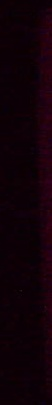
#> input picture Recorte_imagen/imagen0.jpg, 52 x 405 px, found by its file name; its folder holds only this picture in this run
$ python escalagrises.py   (older library calls are emulated)
#> lines starting #> are read from the running program, lines starting #| are printed output that depends on the picture; after the words box and inside, x2 and y2 are one past the last pixel; in counts of white or black regions, pixels touching at a corner belong together
import numpy as np
import cv2
import mahotas as mt
import os
import pandas as pd
from math import tan

#se declara varible que contien la carpeta donde se tienes las imagenes capturadas
pathInput = "D:\\PROGRAMA_TESIS\\Recorte_imagen"
#nombreImagenes me permite conocer el nombre de los archivos que se tienen en la carpeta de pathInput
nombreImagenes = os.listdir(pathInput)
#se declara varible que contien la carpeta donde se guardaran las imagenes segmentadas
pathOutput = "D:\\PROGRAMA_TESIS\\segmentada"
#Se crea ciclo for del tamaño de elementos de las imagenes_procesamiento para
#Que recorra todas las imagenes y haga el procesamiento
# [48 lines left out: functions coordenadasxy, coordenadasXYZ, not called in this run]

for i in range(len(nombreImagenes)):
    #pathImagen contiene la dirección y nombre de cada imagen contenidas en imagenes_procesamiento
    pathImagen = os.path.join(pathInput,nombreImagenes[i])
    #pathImagenOut contiene la dirección y nombre de cada imagen contenidas que se almacenara en segmentada
    pathImagenOut = os.path.join(pathOutput,nombreImagenes[i])
    # imagen se creo para pasar las imagenes de imagenes_procesamiento a RGB

    imagen = cv2.imread(pathImagen,cv2.COLOR_BGR2RGB)
#> imagen is the input picture: shape (405, 52, 3); mean B, G, R 7.9, 0.7, 16.9
    #imagenGray se creo para pasar las imagenes de imagenes_procesamiento a escalas de grises
    imagenGray = cv2.cvtColor(imagen,cv2.COLOR_RGB2GRAY)
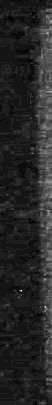
#> imagenGray: shape (405, 52); min 1, max 26, mean 4.7; drawn with min black and max white
    imagenGray = cv2.GaussianBlur(imagenGray,(5,5),0.5) # suavizar bordes con filtro gaussiano
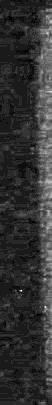
#> imagenGray: shape (405, 52); min 1, max 20, mean 4.74; drawn with min black and max white
    #threshold crea un umbral Si el valor del píxel es menor que el umbral, se establece en 0; de lo contrario, se establece en un valor máximo
    ret, imagenBinaria = cv2.threshold(imagenGray,0,255,cv2.THRESH_BINARY+cv2.THRESH_OTSU)
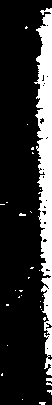
#> imagenBinaria: shape (405, 52); 18.7% white; 30 white regions (29 under 20 px), largest, box (x1, y1, x2, y2) and area: (34, 8, 52, 376) 3782
#> ret = 6
    #kernel
    kernel = cv2.getStructuringElement(cv2.MORPH_ELLIPSE,(10,10))
    kernel2 = cv2.getStructuringElement(cv2.MORPH_ELLIPSE,(10,10))
    #Operaacion morfologica elimina el ruido de la imagen
    imagenBinaria = cv2.morphologyEx(imagenBinaria,cv2.MORPH_CLOSE,kernel)
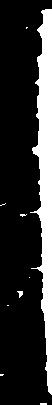
#> imagenBinaria: shape (405, 52); 20.3% white; 9 white regions (7 under 20 px), largest, box (x1, y1, x2, y2) and area: (30, 9, 52, 395) 4205, (17, 291, 23, 298) 25
    imagenBinaria = cv2.morphologyEx(imagenBinaria,cv2.MORPH_ERODE,kernel2)
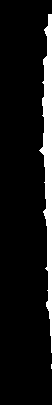
#> imagenBinaria: shape (405, 52); 9.8% white; 2 white regions (1 under 20 px), largest, box (x1, y1, x2, y2) and area: (39, 14, 52, 353) 2060
#> (the run stopped early here; a loop or call above may not have finished)

$ run again, on Recorte_imagen/imagen12.jpg
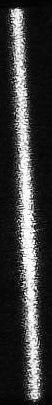
#> input picture Recorte_imagen/imagen12.jpg, 52 x 405 px, found by its file name
#> imagen is the input picture: shape (405, 52, 3); min 0, max 255, mean 59.6
#> `ret, imagenBinaria = cv2.threshold(imagenGray,0,255,cv2.THRESH_BINARY+..`:
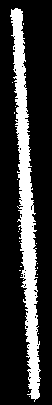
#> imagenBinaria: shape (405, 52); 21.3% white; 20 white regions (19 under 20 px), largest, box (x1, y1, x2, y2) and area: (10, 8, 41, 402) 4469
#> ret = 110
#> `imagenBinaria = cv2.morphologyEx(imagenBinaria,cv2.MORPH_ERODE,kernel2)`:
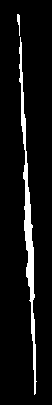
#> imagenBinaria: shape (405, 52); 6.9% white; 2 white regions, box (x1, y1, x2, y2) and area: (19, 37, 37, 395) 1413, (17, 14, 20, 36) 40

$ run again, on Recorte_imagen/imagen1.jpg
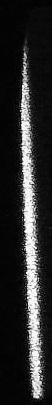
#> input picture Recorte_imagen/imagen1.jpg, 52 x 405 px, found by its file name
#> imagen is the input picture: shape (405, 52, 3); min 0, max 255, mean 42.7
#> `ret, imagenBinaria = cv2.threshold(imagenGray,0,255,cv2.THRESH_BINARY+..`:
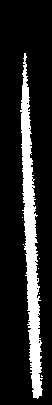
#> imagenBinaria: shape (405, 52); 15.6% white; 7 white regions (6 under 20 px), largest, box (x1, y1, x2, y2) and area: (20, 53, 43, 399) 3279
#> ret = 106
#> `imagenBinaria = cv2.morphologyEx(imagenBinaria,cv2.MORPH_ERODE,kernel2)`:
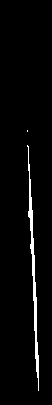
#> imagenBinaria: shape (405, 52); 3% white; 2 white regions (1 under 20 px), largest, box (x1, y1, x2, y2) and area: (27, 145, 39, 391) 630
